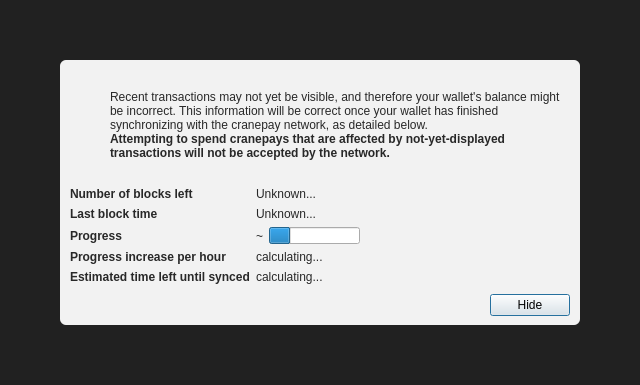
<?xml version="1.0" encoding="UTF-8"?>
<ui version="4.0">
 <class>ModalOverlay</class>
 <widget class="ModalOverlay" name="ModalOverlay">
  <property name="geometry">
   <rect>
    <x>0</x>
    <y>0</y>
    <width>640</width>
    <height>385</height>
   </rect>
  </property>
  <property name="windowTitle">
   <string>Form</string>
  </property>
  <layout class="QVBoxLayout" name="verticalLayout" stretch="0">
   <property name="sizeConstraint">
    <enum>QLayout::SetDefaultConstraint</enum>
   </property>
   <property name="leftMargin">
    <number>0</number>
   </property>
   <property name="topMargin">
    <number>0</number>
   </property>
   <property name="rightMargin">
    <number>0</number>
   </property>
   <property name="bottomMargin">
    <number>0</number>
   </property>
   <item>
    <widget class="QWidget" name="bgWidget" native="true">
     <property name="styleSheet">
      <string notr="true">#bgWidget { background: rgba(0,0,0,220); }</string>
     </property>
     <layout class="QVBoxLayout" name="verticalLayoutMain" stretch="1">
      <property name="leftMargin">
       <number>60</number>
      </property>
      <property name="topMargin">
       <number>60</number>
      </property>
      <property name="rightMargin">
       <number>60</number>
      </property>
      <property name="bottomMargin">
       <number>60</number>
      </property>
      <item>
       <widget class="QWidget" name="contentWidget" native="true">
        <property name="styleSheet">
         <string notr="true">#contentWidget { background: rgba(255,255,255,240); border-radius: 6px; }

QLabel { color: rgb(40,40,40);  }</string>
        </property>
        <layout class="QVBoxLayout" name="verticalLayoutSub" stretch="1,0,0,0">
         <property name="spacing">
          <number>0</number>
         </property>
         <property name="leftMargin">
          <number>10</number>
         </property>
         <property name="topMargin">
          <number>10</number>
         </property>
         <property name="rightMargin">
          <number>10</number>
         </property>
         <property name="bottomMargin">
          <number>10</number>
         </property>
         <item>
          <layout class="QHBoxLayout" name="horizontalLayoutIconText" stretch="0,1">
           <property name="topMargin">
            <number>20</number>
           </property>
           <item>
            <layout class="QVBoxLayout" name="verticalLayoutIcon">
             <property name="leftMargin">
              <number>0</number>
             </property>
             <item>
              <widget class="QPushButton" name="warningIcon">
               <property name="enabled">
                <bool>false</bool>
               </property>
               <property name="text">
                <string/>
               </property>
               <property name="icon">
                <iconset>
                 <normaloff>:/icons/warning</normaloff>
                 <disabledoff>:/icons/warning</disabledoff>:/icons/warning</iconset>
               </property>
               <property name="iconSize">
                <size>
                 <width>48</width>
                 <height>48</height>
                </size>
               </property>
               <property name="flat">
                <bool>true</bool>
               </property>
              </widget>
             </item>
             <item>
              <spacer name="verticalSpacerWarningIcon">
               <property name="orientation">
                <enum>Qt::Vertical</enum>
               </property>
               <property name="sizeHint" stdset="0">
                <size>
                 <width>20</width>
                 <height>40</height>
                </size>
               </property>
              </spacer>
             </item>
            </layout>
           </item>
           <item>
            <layout class="QVBoxLayout" name="verticalLayoutInfoText">
             <property name="leftMargin">
              <number>0</number>
             </property>
             <property name="topMargin">
              <number>0</number>
             </property>
             <item>
              <widget class="QLabel" name="infoText">
               <property name="text">
                <string>Recent transactions may not yet be visible, and therefore your wallet's balance might be incorrect. This information will be correct once your wallet has finished synchronizing with the cranepay network, as detailed below.</string>
               </property>
               <property name="textFormat">
                <enum>Qt::RichText</enum>
               </property>
               <property name="wordWrap">
                <bool>true</bool>
               </property>
              </widget>
             </item>
             <item>
              <widget class="QLabel" name="infoTextStrong">
               <property name="font">
                <font>
                 <weight>75</weight>
                 <bold>true</bold>
                </font>
               </property>
               <property name="text">
                <string>Attempting to spend cranepays that are affected by not-yet-displayed transactions will not be accepted by the network.</string>
               </property>
               <property name="textFormat">
                <enum>Qt::RichText</enum>
               </property>
               <property name="wordWrap">
                <bool>true</bool>
               </property>
              </widget>
             </item>
             <item>
              <spacer name="verticalSpacerInTextSpace">
               <property name="orientation">
                <enum>Qt::Vertical</enum>
               </property>
               <property name="sizeHint" stdset="0">
                <size>
                 <width>20</width>
                 <height>40</height>
                </size>
               </property>
              </spacer>
             </item>
            </layout>
           </item>
          </layout>
         </item>
         <item>
          <spacer name="verticalSpacerAfterText">
           <property name="orientation">
            <enum>Qt::Vertical</enum>
           </property>
           <property name="sizeHint" stdset="0">
            <size>
             <width>20</width>
             <height>40</height>
            </size>
           </property>
          </spacer>
         </item>
         <item>
          <layout class="QFormLayout" name="formLayout">
           <property name="fieldGrowthPolicy">
            <enum>QFormLayout::FieldsStayAtSizeHint</enum>
           </property>
           <property name="horizontalSpacing">
            <number>6</number>
           </property>
           <property name="verticalSpacing">
            <number>6</number>
           </property>
           <property name="topMargin">
            <number>10</number>
           </property>
           <item row="0" column="0">
            <widget class="QLabel" name="labelNumberOfBlocksLeft">
             <property name="font">
              <font>
               <weight>75</weight>
               <bold>true</bold>
              </font>
             </property>
             <property name="text">
              <string>Number of blocks left</string>
             </property>
            </widget>
           </item>
           <item row="0" column="1">
            <widget class="QLabel" name="numberOfBlocksLeft">
             <property name="text">
              <string>Unknown...</string>
             </property>
            </widget>
           </item>
           <item row="1" column="0">
            <widget class="QLabel" name="labelLastBlockTime">
             <property name="font">
              <font>
               <weight>75</weight>
               <bold>true</bold>
              </font>
             </property>
             <property name="text">
              <string>Last block time</string>
             </property>
            </widget>
           </item>
           <item row="1" column="1">
            <widget class="QLabel" name="newestBlockDate">
             <property name="sizePolicy">
              <sizepolicy hsizetype="Maximum" vsizetype="Preferred">
               <horstretch>0</horstretch>
               <verstretch>0</verstretch>
              </sizepolicy>
             </property>
             <property name="text">
              <string>Unknown...</string>
             </property>
            </widget>
           </item>
           <item row="2" column="0">
            <widget class="QLabel" name="labelSyncDone">
             <property name="font">
              <font>
               <weight>75</weight>
               <bold>true</bold>
              </font>
             </property>
             <property name="text">
              <string>Progress</string>
             </property>
            </widget>
           </item>
           <item row="2" column="1">
            <layout class="QHBoxLayout" name="horizontalLayoutSync" stretch="0,1">
             <item>
              <widget class="QLabel" name="percentageProgress">
               <property name="text">
                <string notr="true">~</string>
               </property>
              </widget>
             </item>
             <item>
              <widget class="QProgressBar" name="progressBar">
               <property name="value">
                <number>24</number>
               </property>
               <property name="format">
                <string/>
               </property>
              </widget>
             </item>
            </layout>
           </item>
           <item row="4" column="0">
            <widget class="QLabel" name="labelProgressIncrease">
             <property name="font">
              <font>
               <weight>75</weight>
               <bold>true</bold>
              </font>
             </property>
             <property name="text">
              <string>Progress increase per hour</string>
             </property>
            </widget>
           </item>
           <item row="4" column="1">
            <widget class="QLabel" name="progressIncreasePerH">
             <property name="text">
              <string>calculating...</string>
             </property>
            </widget>
           </item>
           <item row="5" column="0">
            <widget class="QLabel" name="labelEstimatedTimeLeft">
             <property name="font">
              <font>
               <weight>75</weight>
               <bold>true</bold>
              </font>
             </property>
             <property name="text">
              <string>Estimated time left until synced</string>
             </property>
            </widget>
           </item>
           <item row="5" column="1">
            <widget class="QLabel" name="expectedTimeLeft">
             <property name="text">
              <string>calculating...</string>
             </property>
            </widget>
           </item>
          </layout>
         </item>
         <item>
          <layout class="QHBoxLayout" name="horizontalLayoutButtons">
           <property name="leftMargin">
            <number>10</number>
           </property>
           <property name="topMargin">
            <number>10</number>
           </property>
           <item>
            <spacer name="horizontalSpacer">
             <property name="orientation">
              <enum>Qt::Horizontal</enum>
             </property>
             <property name="sizeHint" stdset="0">
              <size>
               <width>40</width>
               <height>20</height>
              </size>
             </property>
            </spacer>
           </item>
           <item>
            <widget class="QPushButton" name="closeButton">
             <property name="text">
              <string>Hide</string>
             </property>
             <property name="focusPolicy">
              <enum>Qt::StrongFocus</enum>
             </property>
             <property name="default">
              <bool>true</bool>
             </property>
            </widget>
           </item>
          </layout>
         </item>
        </layout>
       </widget>
      </item>
     </layout>
    </widget>
   </item>
  </layout>
 </widget>
 <customwidgets>
  <customwidget>
   <class>ModalOverlay</class>
   <extends>QWidget</extends>
   <header>qt/modaloverlay.h</header>
   <container>1</container>
  </customwidget>
 </customwidgets>
 <resources/>
 <connections/>
</ui>
